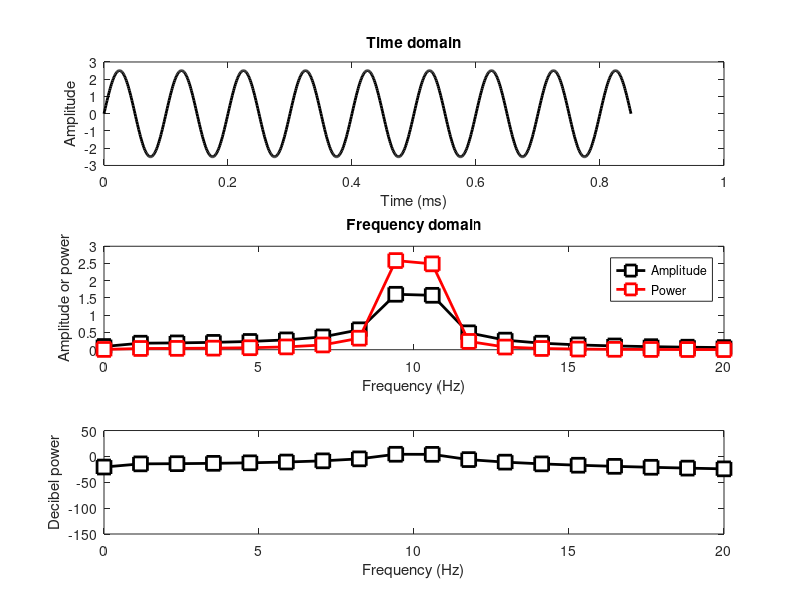

This figure's MATLAB source:
%% Amplitude spectrum vs. power spectrum

%%
% Simulation parameters
srate = 1000;
time  = 0:1/srate:.85;
npnts = length(time);

% Generate signal
signal = 2.5*sin(2*pi*10*time);

% Fourier transform
fourTime = (0:npnts-1)/npnts;
signalX  = zeros(size(signal));
for fi=1:npnts
    csw = exp( -1i*2*pi*(fi-1)*fourTime );
    signalX(fi) = sum( signal.*csw );
end

% Frequencies vector
hz = linspace(0,srate/2,floor(length(time)/2)+1);

% Extract correctly-normalized amplitude
signalAmp = abs(signalX(1:length(hz))/npnts);
signalAmp(2:end) = 2*signalAmp(2:end);

% Power
signalPow = signalAmp.^2;

figure(8), clf

% Plot time-domain signal
subplot(311)
plot(time,signal,'k','linew',2)
xlabel('Time (ms)')
ylabel('Amplitude')
title('Time domain')

% Plot frequency domain spectra
subplot(312)
plot(hz,signalAmp,'ks-','linew',2,'markerfacecolor','w','markersize',10)
hold on
plot(hz,signalPow,'rs-','linew',2,'markerfacecolor','w','markersize',10)

set(gca,'xlim',[0 20])
legend({'Amplitude';'Power'})
xlabel('Frequency (Hz)')
ylabel('Amplitude or power')
title('Frequency domain')

% Plot dB power
subplot(313)
plot(hz,10*log10(signalPow),'ks-','linew',2,'markerfacecolor','w','markersize',10)
set(gca,'xlim',[0 20])
xlabel('Frequency (Hz)')
ylabel('Decibel power')

%% end.